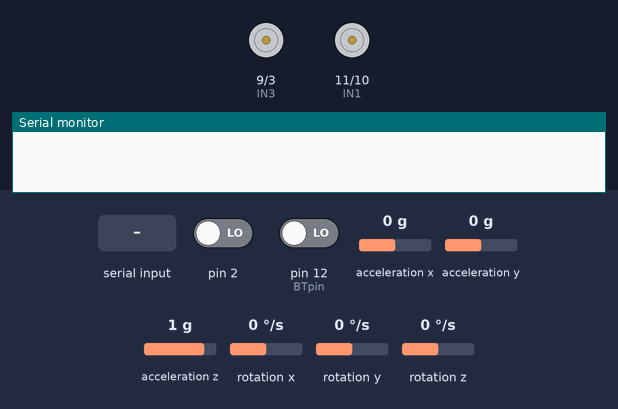
Recording of a sketch running on a simulated Arduino Uno, built with avr-gcc and run on an emulated ATmega328P. On the bench: motor-driver pin pairs drawn as motors (green arrow = first pin HIGH = forward, orange = second pin HIGH = backward, longer = more drive), the last lines printed to the serial monitor. The test bench sets the inputs (shaded band); at power-on: pin 12 (BTpin) LOW, pin 2 LOW, acceleration x 0 g, acceleration y 0 g, acceleration z 1 g, rotation x 0 °/s, rotation y 0 °/s, rotation z 0 °/s. The sensor or clock chip raises its interrupt line as the real part does.

Above: at 0.8 s.
0.9 s: pin 12 (BTpin) driven HIGH
At 1.7 s:
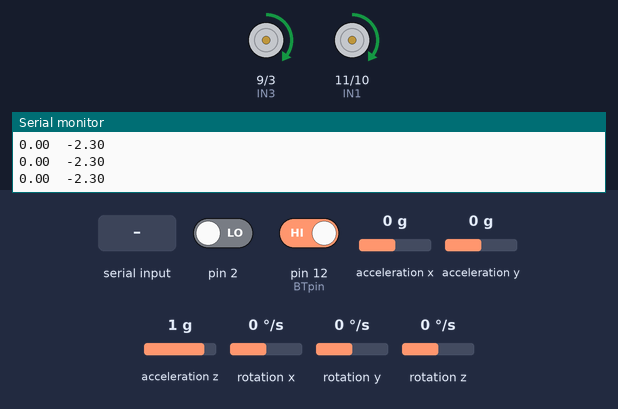
2.9 s: "R" received over the second serial link
At 5.4 s:
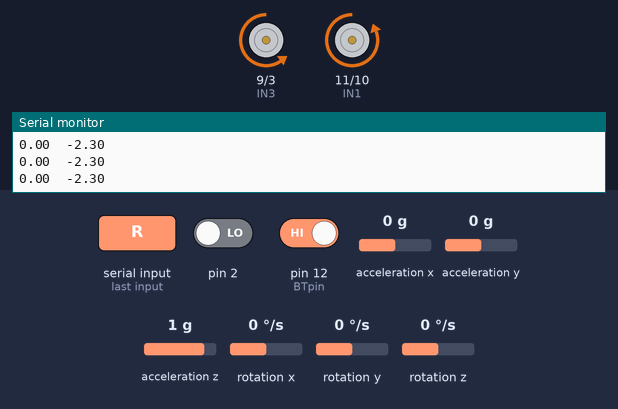
Timing chart, 0 to 6.9 s (numbered marks = the images above; inputs shaded):
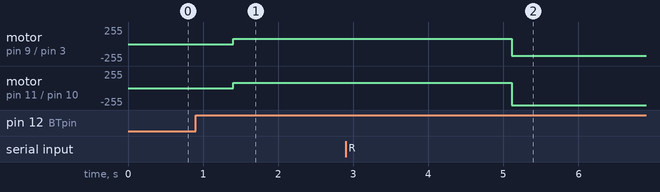

The sketch:

SamobalansirajuciRobotKod.ino
```cpp
#include <SoftwareSerial.h>  // Za Bluetooth komunikaciju
#include "I2Cdev.h" // Komunikacija uređaja
#include <PID_v1.h>                      // Biblioteka za PID
#include "MPU6050_6Axis_MotionApps20.h"  // Biblioteka iz jrowberg
#include <Wire.h>                        //Komunikacija s I2C/TWI uređajevima

//slanje vrijednosti na modul L298N
#define IN1 11
#define IN2 10
#define IN3 9
#define IN4 3

MPU6050 mpu;

String naredba;
char skretanje = 'P';  //defaultna vrijednost kretanja

SoftwareSerial Bluetooth(5, 6);  //RX pin, TX pin

boolean BTpovezan = false;

bool isTurning = false;
unsigned long turningStartTime;   //trajanje okretanja
const unsigned long turningDuration = 1200;

const byte BTpin = 12;    // Pin za provjeru stanja Bluetooth veze
bool dmpSpreman = false;  //Digital Motion Processor (DMP), koristi se za dohvaćanje podataka povezanih s kretanjem, postavi true ako je success

uint8_t mpuIntStatus;     // sadrži bajt statusa prekida iz MPU-a
uint8_t devStatus;        //status uređaja
uint16_t velicinaPaketa;  // očekivana veličina DMP paketa (zadano je 42 bajta)
uint16_t fifoCount;       //brojac za bajtove u FIFO
uint8_t fifoBuffer[64];

Quaternion q;         //predstavlja orijentaciju uređaja u kvaternionskom formatu. Kvaternioni su matematički prikaz rotacija u trodimenzionalnom prostoru.
VectorFloat gravity;  //predstavlja vektor gravitacije. Sadrži vrijednosti gravitacijske sile duž X, Y i Z osi.
float ypr[3];         //je niz koji pohranjuje izračunate kutove skretanja, nagiba i prevrtanja uređaja. Ovi kutovi predstavljaju rotaciju uređaja oko tri osi. YAW PITCH, ROLL ANGLE


double zeljenaVrijednost = -2.30;  //koristena kao setpoint
//Predstavlja centar stabilnosti koji robot pokušava održati.
//Postavljanjem na -2,35, specificira se željeni kut nagiba (u stupnjevima) pri kojem se robot treba balansirati.

//PID vrijednosti podešavanje
double Kp = 31.2;  //proporcionalna engl. Proportional Gain
double Kd = 0.98;  //derivacijska engl. Derivative Gain
double Ki = 190;   //integralna engl. Integral Gain
//ulazne i izlazne vrijednosti
double input, output;  //input-predstavlja trenutni kut nagiba
//output-je upravljački signal koji pokreće motore da održe ravnotežu
//na temelju razlike između input i željeneVrijednosti
PID pid(&input, &output, &zeljenaVrijednost, Kp, Ki, Kd, DIRECT);

volatile bool mpuInterrupt = false;  // Indikator kada se MPU Interrupt PIN postavlja u stanje HIGH

void dmpPodaciSpremni() {
  mpuInterrupt = true;
}

void setup() {

  Serial.begin(115200);   //USB baudrate fixirana na 115200 bps
  Bluetooth.begin(9600);  //bluetooth radi na tome baud rate-u

  while (!BTpovezan) {
    if (digitalRead(BTpin) == HIGH) {
      BTpovezan = true;
    }
  }

  initMPU();
  initMotors();
}

void loop() {

  obradaPodataka();
  BluetoothUpravljanje();
  ispisVrijednost();
}


void initMPU() {

  Serial.println(F("Inicijalizacija I2C uređaja..."));
  Wire.begin();
  mpu.initialize();
  // provjera veze
  Serial.println(F("Testiranje povezanosti uređaja..."));
  Serial.println(mpu.testConnection() ? F("MPU6050 povezivanje uspješno")
                                      : F("MPU6050 povezivanje neuspješno"));

  //Pokreće DMP (Digital Motion Processor) za dobivanje podataka senzora
  devStatus = mpu.dmpInitialize();

  //Default gyrooffset za mpu6050 modul
  mpu.setXGyroOffset(220);
  mpu.setYGyroOffset(76);
  mpu.setZGyroOffset(-85);
  mpu.setZAccelOffset(1788);

  if (devStatus == 0) {
    mpu.setDMPEnabled(true);
    attachInterrupt(0, dmpPodaciSpremni, RISING);
    mpuIntStatus = mpu.getIntStatus();
    dmpSpreman = true;
    velicinaPaketa = mpu.dmpGetFIFOPacketSize();

    pid.SetMode(AUTOMATIC);
    pid.SetSampleTime(10);
    pid.SetOutputLimits(-255, 255);
  }
}

void BluetoothUpravljanje(){

  if (Bluetooth.available()) {
    naredba = Bluetooth.readString();
  switch (naredba.charAt(0))
    {
      case 'R': // Right, desno
        if (!isTurning) // Provjeri ako se ne rotira vec
        {
          skretanje = 'R';
          isTurning = true;
          turningStartTime = millis(); // Zabiljezi trenutno vrijeme
        }
        break;
      case 'L': // Left, lijevo
        if (!isTurning) //
        {
          skretanje = 'L';
          isTurning = true;
          turningStartTime = millis();
        }
        break;
      default:
        skretanje = 'P'; // Balansiranje
        break;
    }
  }

  if (isTurning && (millis() - turningStartTime >= turningDuration)) {

    isTurning = false; // Resetiraj
    skretanje = 'P'; // Nastavi balansianje
    Naprijed();
  }
}

void initMotors() {

  pinMode(11, OUTPUT);
  pinMode(10, OUTPUT);
  pinMode(9, OUTPUT);
  pinMode(3, OUTPUT);

  analogWrite(11, LOW);
  analogWrite(10, LOW);
  analogWrite(9, LOW);
  analogWrite(3, LOW);
}

void obradaPodataka() {

  if (!dmpSpreman) return;

  while (!mpuInterrupt && fifoCount < velicinaPaketa) {
    pid.Compute();

    //ako je na kutu većim od 45 prestaje raditi
    if (input > -45 && input < 45) {
      if (output > 0)  //output veći od 0
      {
        Naprijed();           //rotacija kotača unaprijed
      } else if (output < 0)  //output manji od 0
      {
        Natrag();  //rotacija kotača natrag
      }
    } else {
      Zaustavi();  //kotači se ne vrte
    }
  }

  mpuInterrupt = false;
  mpuIntStatus = mpu.getIntStatus();
  fifoCount = mpu.getFIFOCount();

  if ((mpuIntStatus & 0x10) || fifoCount == 1024) {
    mpu.resetFIFO();
  } else if (mpuIntStatus & 0x02) {
    while (fifoCount < velicinaPaketa) {
      fifoCount = mpu.getFIFOCount();
    }

    mpu.getFIFOBytes(fifoBuffer, velicinaPaketa);
    fifoCount -= velicinaPaketa;
    mpu.dmpGetQuaternion(&q, fifoBuffer);
    mpu.dmpGetGravity(&gravity, &q);
    mpu.dmpGetYawPitchRoll(ypr, &q, &gravity);

    input = ypr[1] * 180 / M_PI;  //vrši se pretvorba u stupnjeve
  }
}


void Naprijed() {
  if (skretanje == 'R') {
    analogWrite(3, map(output, 0, 70, 0, 60));  // Postepeno povećaj brzinu motora
    analogWrite(10, 0);
  } else if (skretanje == 'L') {
    analogWrite(3, 0);
    analogWrite(10, map(output, 0, 70, 0, 60));  // Postepeno povećaj brzinu motora
  } else                                          // Naprijed
  {
    analogWrite(3, output);
    analogWrite(10, output);
  }

  analogWrite(9, 0);
  analogWrite(11, 0);
}

void Natrag() {
  if (skretanje == 'R') {
    analogWrite(11, map(output * -1, 0, 70, 0, 60));  // Postepeno povećaj brzinu motora
    analogWrite(9, 0);
  } else if (skretanje == 'L') {
    analogWrite(11, 0);
    analogWrite(9, map(output * -1, 0, 70, 0, 60));  // Postepeno povećaj brzinu motora
  } else {
    analogWrite(9, output * -1);
    analogWrite(11, output * -1);
  }

  analogWrite(3, 0);
  analogWrite(10, 0);
}


void Zaustavi() {
  analogWrite(IN1, 0);
  analogWrite(IN2, 0);
  analogWrite(IN3, 0);
  analogWrite(IN4, 0);
}

void ispisVrijednost() {

  Serial.print(input);
  Serial.print("\t");
  Serial.println(zeljenaVrijednost);
}
```

Measured:
- after the input at 0.9 s, motor on pin 9 (IN3) / pin 3 (IN4), motor on pin 11 (IN1) / pin 10 (IN2): stopped → forward 80/255 after 0.50 s
- after the input at 2.9 s, motor on pin 9 (IN3) / pin 3 (IN4): forward 80/255 → backward 176/255 after 2.2 s; motor on pin 11 (IN1) / pin 10 (IN2): forward 80/255 → backward 255/255 after 2.2 s
